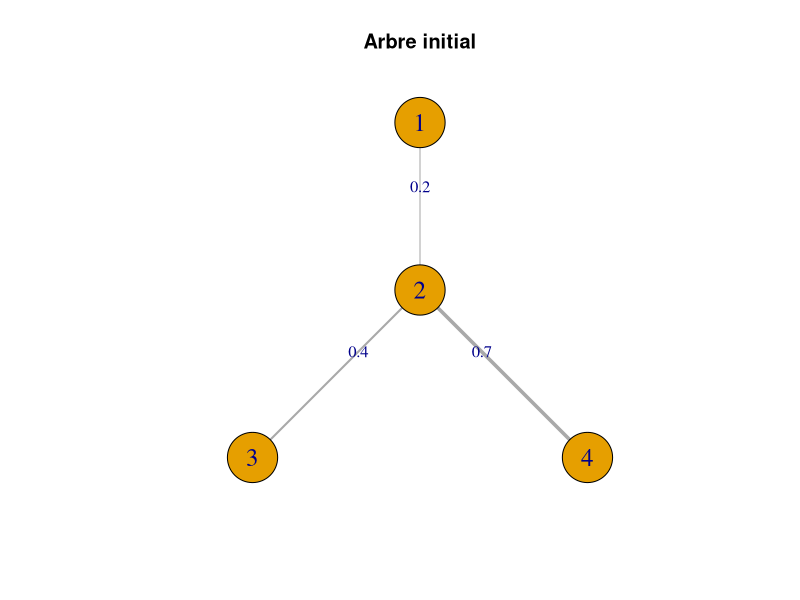
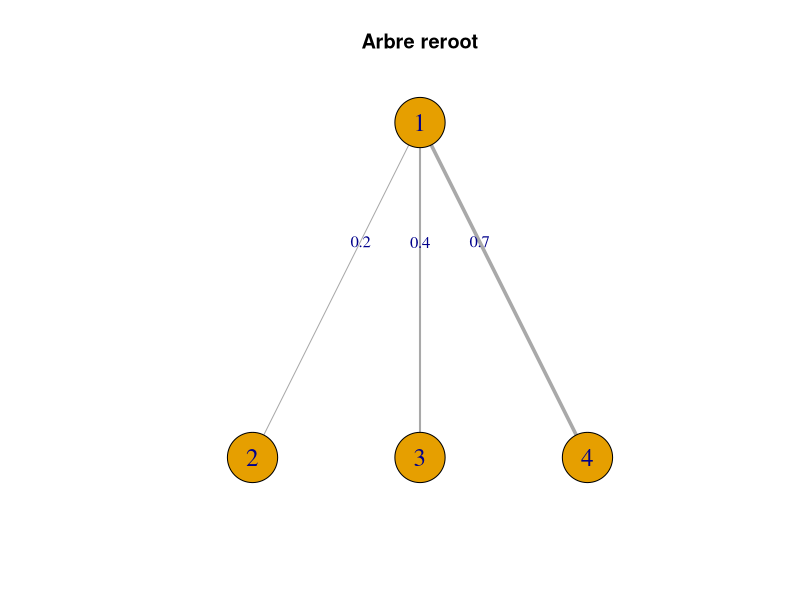

Here is the R script that generated these plots, in order:
###
### Travail 2, ACT-7119
### Algorithm 5 : Changing root in accordance to with an adjacency matrix is in topological order.
###

library(igraph)

reroot = function(A, root_node, new_root){
  # A : matrice d'adjacence
  # root_node : racine initiale
  # new_root : nouvelle racine voulue
  
  d = nrow(A)
  
  omega = new_root
  
  omega_vec = numeric()
  
  while (omega != root_node){
    
    omega_vec = c(omega_vec, omega)
    
    omega = min(which(A[omega,] > 0))
    
  }
  
  for (i in omega_vec){
    
    for (j in rev(seq(i - 1))){
      
      row_j = A[j, ] # ligne j
      row_jj = A[j + 1, ] # ligne j + 1
      
      # Switch
      A[j, ] = row_jj
      A[j + 1, ] = row_j
      
      col_j = A[, j] # colonne j
      col_jj = A[, j + 1] # colonne j + 1
      
      # Switch
      A[, j] = col_jj
      A[, j + 1] = col_j
      
    }
    
  }
  
  A
  
}


# Validation graphique ----
alpha12 = 0.2 ; alpha23 = 0.4; alpha24 = 0.7 # dépendances

# Matrice d'adjacence initiale
A = matrix(c(1, alpha12, 0, 0,
             alpha12, 1, alpha23, alpha24,
             0, alpha23, 1, 0,
             0, alpha24, 0, 1),
           nrow = 4,
           byrow = TRUE)

g = graph_from_adjacency_matrix(A,
                                mode = "undirected",
                                weighted = TRUE,
                                diag = FALSE)

mst_g <- mst(g)

plot(mst_g,
     layout = layout_as_tree(mst_g, root = 1), # Arbre
     edge.width = E(mst_g)$weight * 5, # Épaisseur de la ligne en fonction de la dépendance
     edge.label = round(E(mst_g)$weight, 2), # Ajouter la dépendance au graphique
     vertex.size = 30, # Taille node
     vertex.label.cex = 1.5, # Taille écriture node
     main = "Arbre initial") # ok

# Matrice d'adjacence avec nouveau choix de racine 
A_prime = reroot(A, 
                 root_node = 1, 
                 new_root = 2)

g_prime = graph_from_adjacency_matrix(A_prime,
                                      mode = "undirected",
                                      weighted = TRUE,
                                      diag = FALSE)

mst_g_prime <- mst(g_prime)

plot(mst_g_prime,
     layout = layout_as_tree(mst_g_prime, root = 1), # Arbre
     edge.width = E(mst_g_prime)$weight * 5, # Épaisseur de la ligne en fonction de la dépendance
     edge.label = round(E(mst_g_prime)$weight, 2), # Ajouter la dépendance au graphique
     vertex.size = 30, # Taille node
     vertex.label.cex = 1.5, # Taille écriture node
     main = "Arbre reroot") # ok




